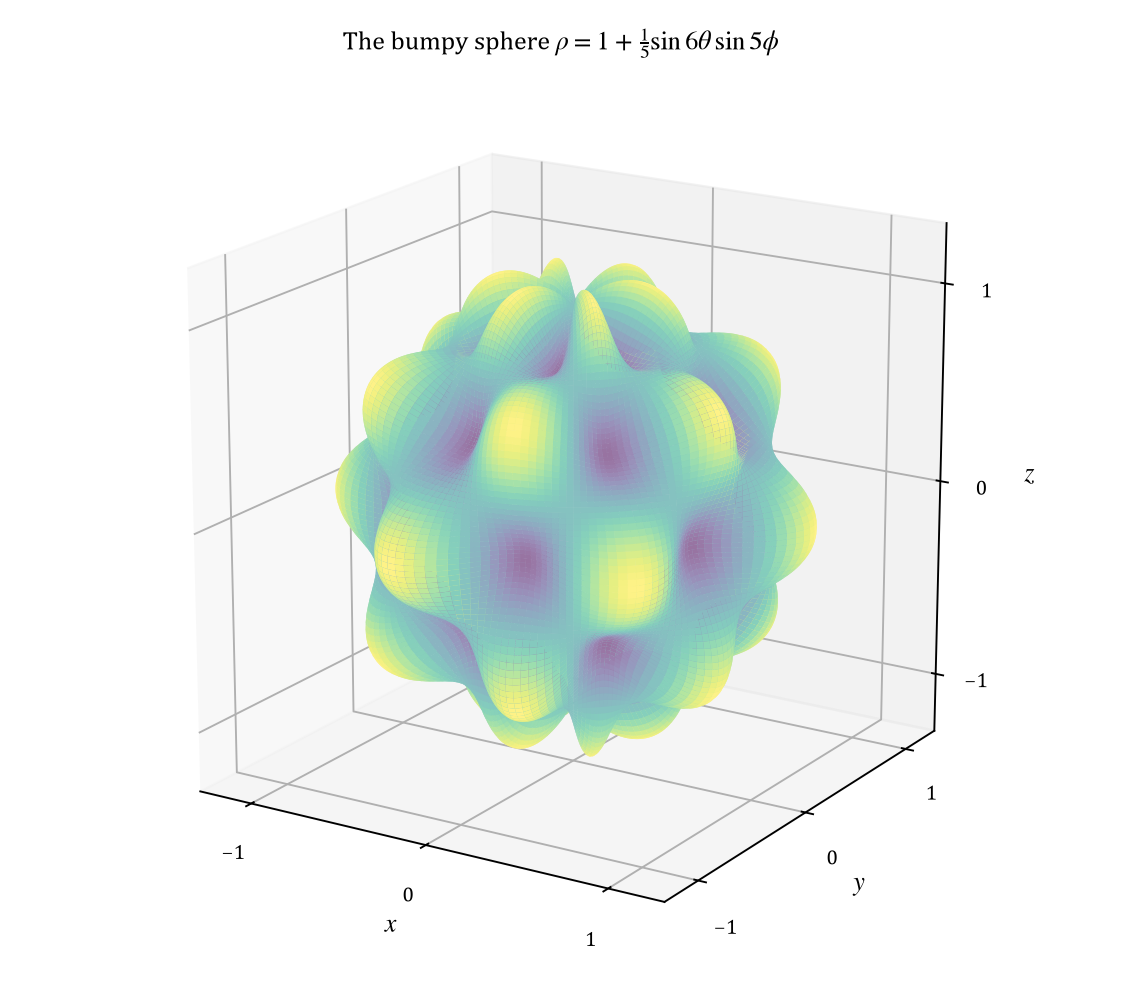

The script that saved this image:
"""Draw the bumpy sphere rho = 1 + sin(6 theta) sin(5 phi) / 5.

The surface is colored by its distance from the origin, so the six bumps on the
equator and the five rings of bumps are easy to see.
"""

import base64
from pathlib import Path

import matplotlib

matplotlib.use("Agg")

import matplotlib.pyplot as plt
import numpy as np
from matplotlib import cm
from matplotlib.colors import Normalize

FIGURE_NAME = "part1_figure1"


def main():
    """Render the bumpy surface and write the two output files."""
    plt.rcParams.update(
        {
            "font.family": "serif",
            "font.serif": ["Cambria", "STIX Two Text", "DejaVu Serif"],
            "mathtext.fontset": "stix",
            "font.size": 11.0,
        }
    )

    azimuth = np.linspace(0.0, 2.0 * np.pi, 361)
    polar = np.linspace(0.0, np.pi, 241)
    grid_azimuth, grid_polar = np.meshgrid(azimuth, polar)
    radius = 1.0 + 0.2 * np.sin(6.0 * grid_azimuth) * np.sin(5.0 * grid_polar)

    surface_x = radius * np.sin(grid_polar) * np.cos(grid_azimuth)
    surface_y = radius * np.sin(grid_polar) * np.sin(grid_azimuth)
    surface_z = radius * np.cos(grid_polar)

    figure = plt.figure(figsize=(6.6, 5.9))
    axes = figure.add_subplot(111, projection="3d")
    norm = Normalize(vmin=float(radius.min()), vmax=float(radius.max()))
    colors = cm.viridis(norm(radius))[..., :3] * 0.55 + 0.45

    axes.plot_surface(surface_x, surface_y, surface_z, facecolors=colors,
                      linewidth=0.0, antialiased=True, shade=False, rstride=2, cstride=2)


    axes.set_xlim(-1.3, 1.3)
    axes.set_ylim(-1.3, 1.3)
    axes.set_zlim(-1.3, 1.3)
    axes.set_box_aspect((1.0, 1.0, 1.0))
    axes.set_xticks([-1.0, 0.0, 1.0])
    axes.set_yticks([-1.0, 0.0, 1.0])
    axes.set_zticks([-1.0, 0.0, 1.0])
    axes.tick_params(labelsize=9.0)
    axes.set_xlabel(r"$x$", labelpad=2)
    axes.set_ylabel(r"$y$", labelpad=2)
    axes.set_zlabel(r"$z$", labelpad=4)
    axes.set_title("The bumpy sphere $\\rho = 1 + \\frac{1}{5}\\sin 6\\theta\\,\\sin 5\\phi$",
                   fontsize=11.0)
    axes.view_init(elev=18, azim=-58)

    figure.tight_layout()
    output = Path(__file__).with_name(FIGURE_NAME + ".png")
    figure.savefig(output, dpi=170)
    plt.close(figure)

    encoded = base64.b64encode(output.read_bytes()).decode("ascii")
    Path(__file__).with_name(FIGURE_NAME + ".b64.txt").write_text(encoded, encoding="ascii")
    print(f"saved {output.name} and {FIGURE_NAME}.b64.txt ({len(encoded)} base64 characters)")


if __name__ == "__main__":
    main()
